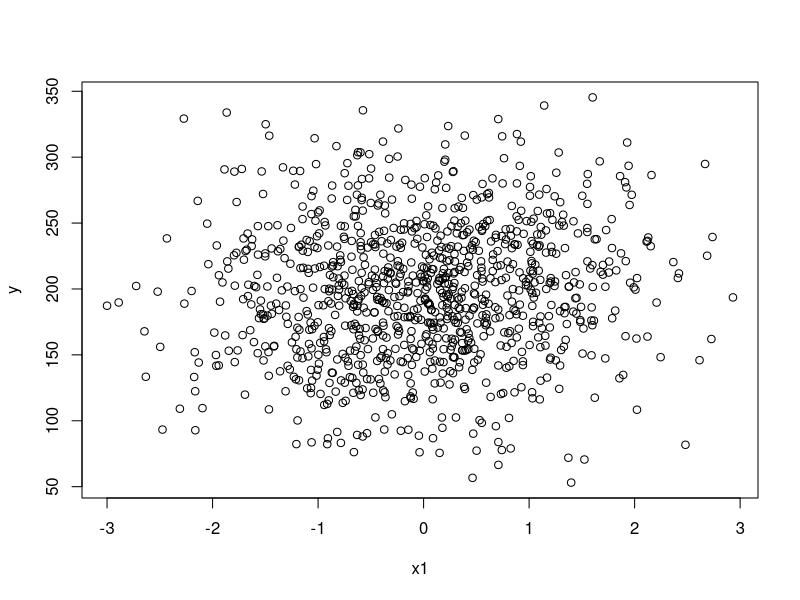
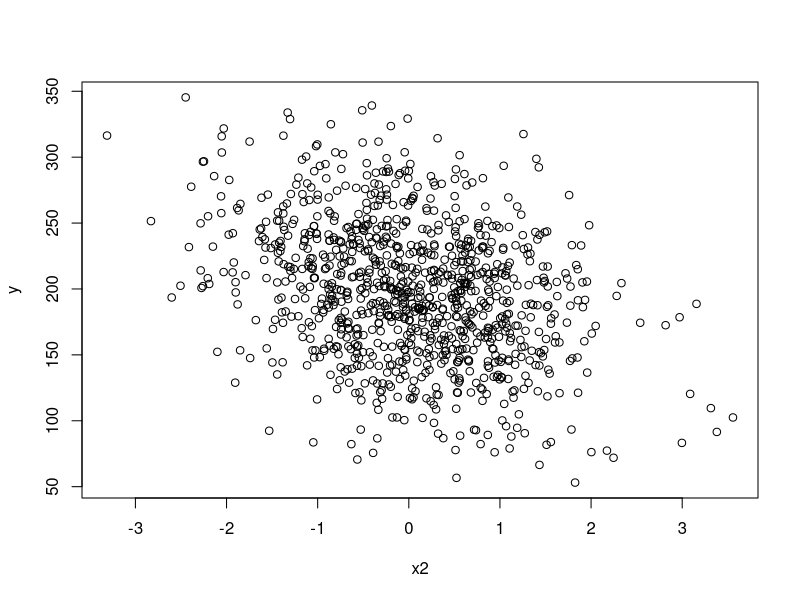
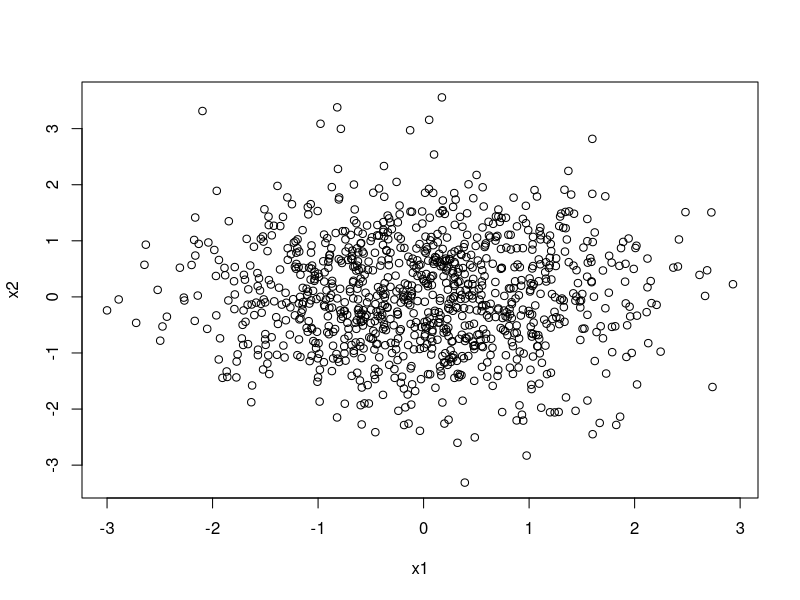
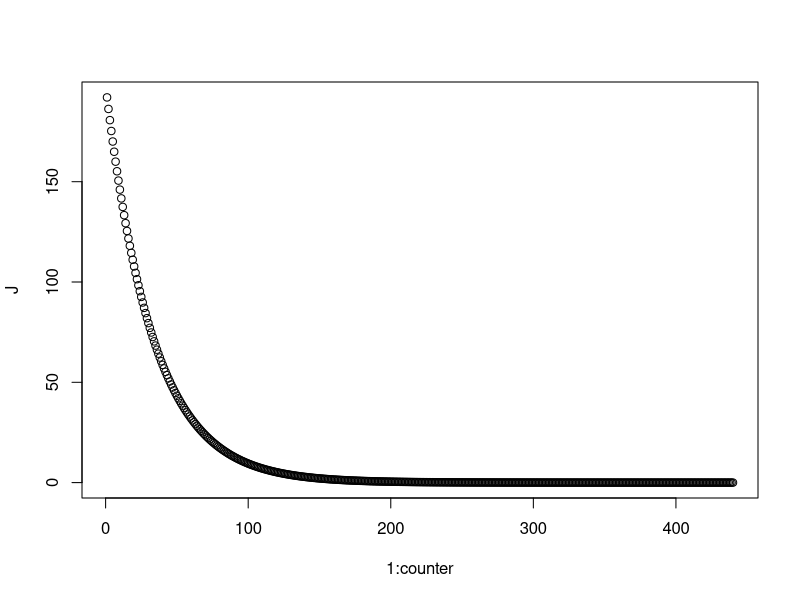

Generate these figures, in order, with R:
#for logit use y<-rbinom(100,1,0.5)


set.seed(20)

sz<-1000
x1<-rnorm(sz)
e<-rnorm(sz,0,50)
threshold<-.000001

x2<-rnorm(sz)

y<-200+2*x1-18*x2+e
summary(y)
plot(x1,y)
plot(x2,y)
plot(x1,x2)

#theta 1x3 vector
theta<-as.matrix(vector("numeric",3))
#X matrix of x's
X<-cbind(matrix(1:1,sz,1),x1,x2)

#J 1xNum_iter vector of cost fuction
J<-vector("numeric",0)
#a learning rate
a<-0.03

# X<-X1
# y<-y1
# theta<-theta1

#t(X)%*%(X%*%theta-y)
m<-nrow(X)

for (i in 1:10000){ 
  
  theta<-theta-a/m*t(X)%*%(X%*%theta-y)
  J<-rbind(J,-1/m*sum(X%*%theta-y))
  counter<-i
  ifelse(i>2,ifelse(J[i-1]-J[i]<0.00001,break,NA),NA)
}






plot(1:counter,J)

neq<-solve(t(X)%*%X)%*%t(X)%*%y

theta
neq

mydata<-data.frame(cbind(y,x1,x2))
fit<-lm(y~x1+x2,mydata)
